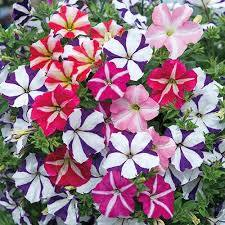
#> input picture OpenCV/images.jpg, 225 x 225 px
$ python thresholding.py
#> lines starting #> are read from the running program, lines starting #| are printed output that depends on the picture; after the words box and inside, x2 and y2 are one past the last pixel; in counts of white or black regions, pixels touching at a corner belong together
import numpy as np
import cv2

bw = cv2.imread('images.jpg',0)
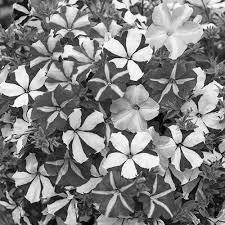
#> bw: shape (225, 225); min 0, max 255, mean 128.8
height, width = bw.shape[0:2]
#> height = 225; width = 225
cv2.imshow("Original BW",bw)

binary = np.zeros([height,width,1], 'uint8')

thresh = 85

for row in range(0,height):
    for col in range(0,width):
        if bw[row][col]>thresh:
            binary[row][col]=255
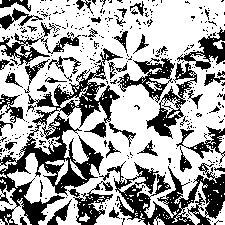
#> binary: shape (225, 225, 1); 64.9% white; 373 black regions (322 under 20 px), largest, box (x1, y1, x2, y2) and area: (0, 48, 123, 225) 5650, (107, 161, 225, 225) 3309, (146, 63, 197, 139) 1025

cv2.imshow("Slow Binary",binary)

ret, thresh = cv2.threshold(bw, thresh, 255, cv2.THRESH_BINARY)
#> ret = 85
cv2.imshow("CV Threshold", thresh)

cv2.waitKey(0)
cv2.destroyAllWindows()

$ run again, with OpenCV/BananaIceCream.jpg copied over OpenCV/images.jpg
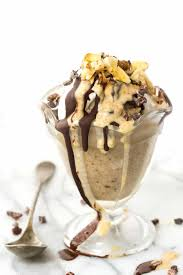
#> input picture OpenCV/BananaIceCream.jpg, 183 x 275 px
#> `bw = cv2.imread('images.jpg',0)`:
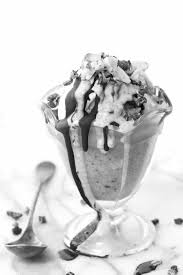
#> bw: shape (275, 183); min 0, max 255, mean 214.8
#> after the loop `for row in range(0,height):`:
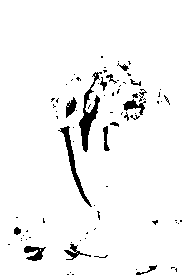
#> binary: shape (275, 183, 1); 95.5% white; 82 black regions (65 under 20 px), largest, box (x1, y1, x2, y2) and area: (79, 72, 102, 152) 563, (58, 126, 92, 207) 404, (24, 246, 46, 261) 186
#> ret = 85

$ run again, with OpenCV/me.jpg copied over OpenCV/images.jpg
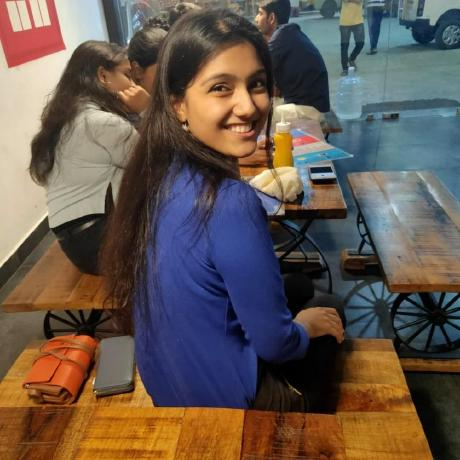
#> input picture OpenCV/me.jpg, 460 x 460 px
#> `bw = cv2.imread('images.jpg',0)`:
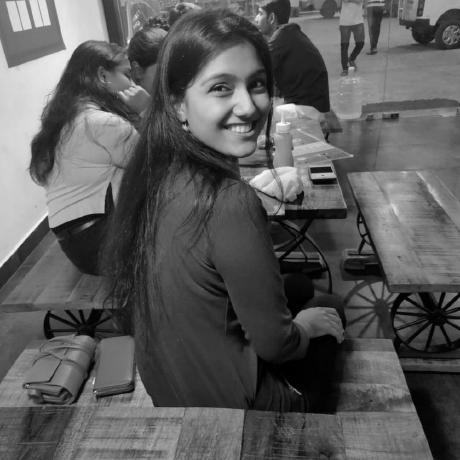
#> bw: shape (460, 460); min 0, max 255, mean 90.6
#> after the loop `for row in range(0,height):`:
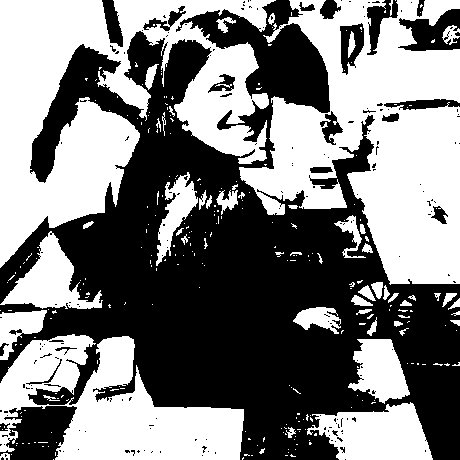
#> binary: shape (460, 460, 1); 49.3% white; 279 white regions (224 under 20 px), largest, box (x1, y1, x2, y2) and area: (239, 0, 460, 285) 35155, (0, 0, 276, 268) 34199, (0, 334, 244, 460) 16820
#> ret = 85
